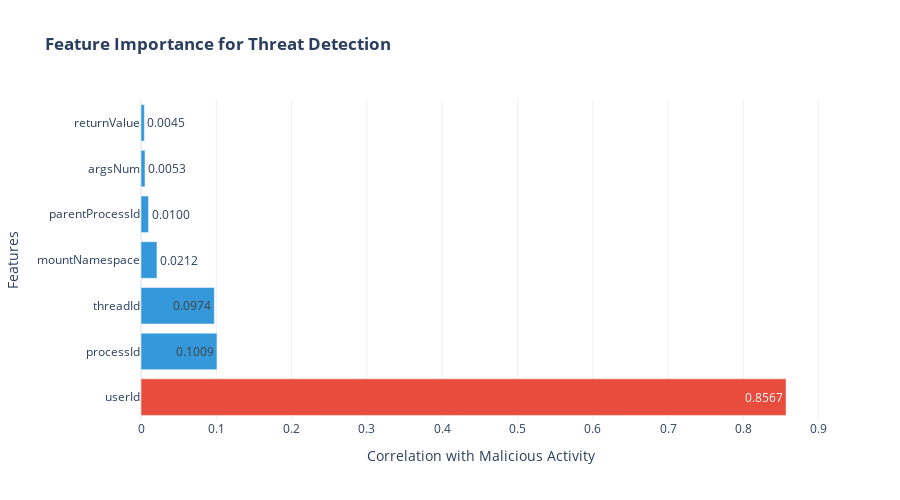

Notebook code for this chart:
### Markdown cell above
### 5.4 Feature Importance Analysis

### Code cell
# Extract and sort feature importance
feature_importance = results['feature_importance']
features = list(feature_importance.keys())
importance_values = list(feature_importance.values())

# Sort by importance
sorted_idx = np.argsort(importance_values)[::-1]
sorted_features = [features[i] for i in sorted_idx]
sorted_importance = [importance_values[i] for i in sorted_idx]

# Create bar chart
fig = go.Figure()

colors = ['#e74c3c' if i == 0 else '#3498db' for i in range(len(sorted_features))]

fig.add_trace(go.Bar(
    x=sorted_importance,
    y=sorted_features,
    orientation='h',
    marker=dict(color=colors),
    text=[f'{v:.4f}' for v in sorted_importance],
    textposition='auto',
))

fig.update_layout(
    title='<b>Feature Importance for Threat Detection</b>',
    xaxis_title='Correlation with Malicious Activity',
    yaxis_title='Features',
    height=500,
    showlegend=False,
    template='plotly_white'
)

fig.show()

print(f"\nMost Predictive Feature: {sorted_features[0]}")
print(f"   Correlation: {sorted_importance[0]:.4f}")

### Figure 1 — Plotly figure (JSON) as saved in the notebook; plotly's stock layout.template omitted (floating-point values rounded to 4 significant figures)
{"data": [{"marker": {"color": ["#e74c3c", "#3498db", "#3498db", "#3498db", "#3498db", "#3498db", "#3498db"]}, "orientation": "h", "text": ["0.8567", "0.1009", "0.0974", "0.0212", "0.0100", "0.0053", "0.0045"], "textposition": "auto", "type": "bar", "x": [0.8567, 0.1009, 0.0974, 0.0212, 0.01, 0.0053, 0.0045], "y": ["userId", "processId", "threadId", "mountNamespace", "parentProcessId", "argsNum", "returnValue"]}], "layout": {"height": 500, "showlegend": false, "title": {"text": "<b>Feature Importance for Threat Detection</b>"}, "xaxis": {"title": {"text": "Correlation with Malicious Activity"}}, "yaxis": {"title": {"text": "Features"}}}}
